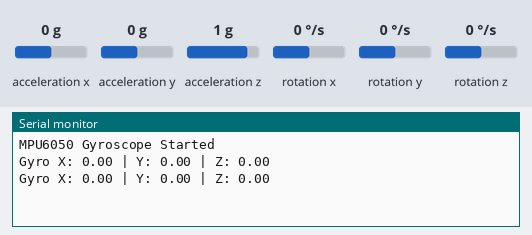
The sketch below on a simulated Arduino Uno, built with avr-gcc and run on an emulated ATmega328P. Shown: the last lines printed to the serial monitor. The test bench sets the inputs (shaded band); at power-on: rotation x 0 °/s, rotation y 0 °/s, rotation z 0 °/s, acceleration x 0 g, acceleration y 0 g, acceleration z 1 g.

Above: at 1.8 s.
1.9 s: rotation x set to -192 °/s
At 2.8 s:
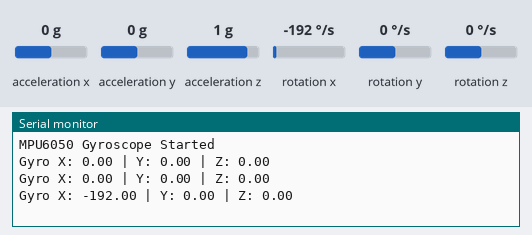
3.4 s: rotation y set to -192 °/s
At 4.7 s:
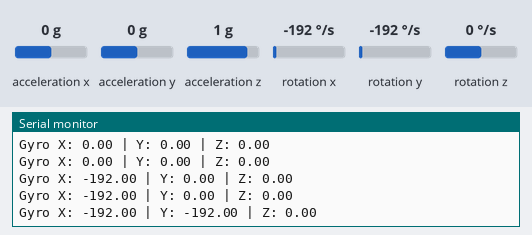
4.9 s: rotation z set to -192 °/s
At 5.8 s:
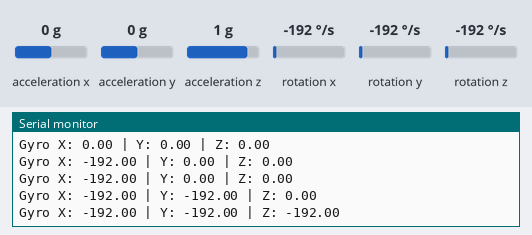

The sketch:

assignment8.ino
```cpp
#include <Wire.h>
#include <MPU6050.h>

MPU6050 mpu;

void setup() {
  Serial.begin(9600);

  Wire.begin();
  mpu.begin();

  Serial.println("MPU6050 Gyroscope Started");
}

void loop() {
  mpu.update();

  Serial.print("Gyro X: ");
  Serial.print(mpu.getGyroX());

  Serial.print(" | Y: ");
  Serial.print(mpu.getGyroY());

  Serial.print(" | Z: ");
  Serial.println(mpu.getGyroZ());

  delay(1000);
}
```

Measured:
- after the input at 1.9 s, the serial monitor: prints a new line after 0.11 s (image 1)
- after the input at 3.4 s, the serial monitor: prints a new line after 0.61 s (image 2)
- after the input at 4.9 s, the serial monitor: prints a new line after 0.12 s (image 3)
